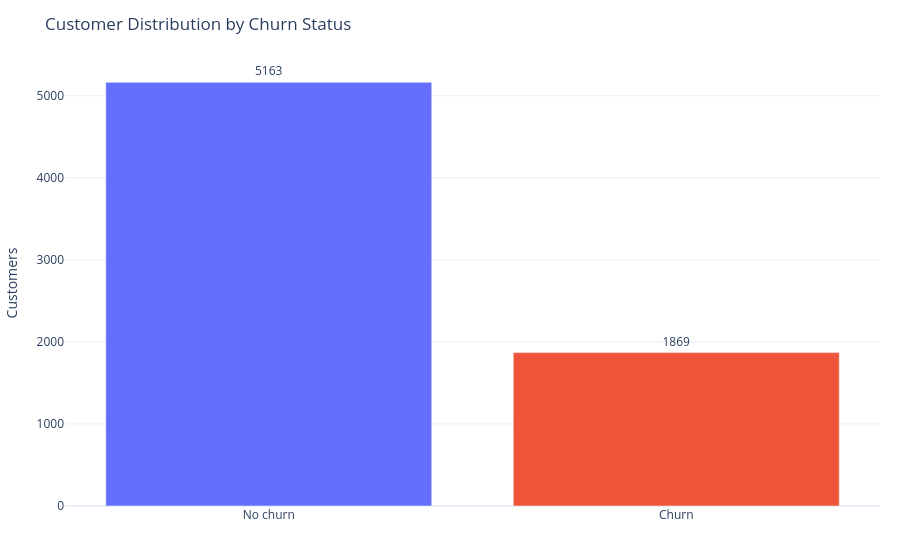

Notebook cell for this chart:
### Markdown cell above
## Target Distribution

We first establish the baseline churn rate. This defines the scale of the retention challenge and helps interpret all segment-level patterns that follow.

### Code cell
target_table = (
    df["churn"]
    .map({0: "No churn", 1: "Churn"})
    .value_counts()
    .reindex(["No churn", "Churn"])
    .reset_index()
)
target_table.columns = ["status", "customers"]
target_table["share_pct"] = (target_table["customers"] / len(df) * 100).round(2)

overall_churn_rate = df["churn"].mean()
print(f"Overall churn rate: {overall_churn_rate:.2%}")
display(target_table)

fig = px.bar(
    target_table,
    x="status",
    y="customers",
    text="customers",
    color="status",
    title="Customer Distribution by Churn Status",
    labels={"status": "Churn status", "customers": "Customers"},
)
fig.update_traces(textposition="outside", showlegend=False)
fig.update_layout(xaxis_title="", yaxis_title="Customers", margin=dict(l=20, r=20, t=60, b=20))
fig.show()

### Figure 1 — Plotly figure (JSON) as saved in the notebook; plotly's stock layout.template omitted (floating-point values rounded to 4 significant figures)
{"data": [{"hovertemplate": "Churn status=%{x}<br>Customers=%{text}<extra></extra>", "legendgroup": "No churn", "marker": {"color": "#636efa", "pattern": {"shape": ""}}, "name": "No churn", "orientation": "v", "showlegend": false, "text": [5163.0], "textposition": "outside", "type": "bar", "x": ["No churn"], "xaxis": "x", "y": [5163], "yaxis": "y"}, {"hovertemplate": "Churn status=%{x}<br>Customers=%{text}<extra></extra>", "legendgroup": "Churn", "marker": {"color": "#EF553B", "pattern": {"shape": ""}}, "name": "Churn", "orientation": "v", "showlegend": false, "text": [1869.0], "textposition": "outside", "type": "bar", "x": ["Churn"], "xaxis": "x", "y": [1869], "yaxis": "y"}], "layout": {"barmode": "relative", "legend": {"title": {"text": "Churn status"}, "tracegroupgap": 0}, "margin": {"b": 20, "l": 20, "r": 20, "t": 60}, "title": {"text": "Customer Distribution by Churn Status"}, "xaxis": {"anchor": "y", "categoryarray": ["No churn", "Churn"], "categoryorder": "array", "domain": [0, 1], "title": {"text": ""}}, "yaxis": {"anchor": "x", "domain": [0, 1], "title": {"text": "Customers"}}}}
